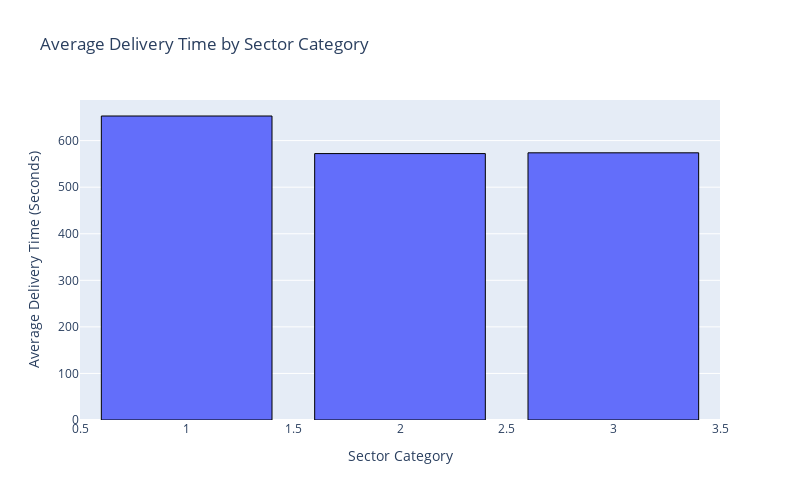

The notebook cell saved with this chart:
### Code cell
fig = px.bar(avaerage_time_by_sector, x="sector_id", y="total_delivery_time", 
                   title="Average Delivery Time by Sector Category", 
                   labels={"sector_id": "Sector Category", "total_delivery_time": "Average Delivery Time (Seconds)"})

fig.update_traces(marker=dict(line=dict(width=1, color='Black')))
fig.update_layout(width=800, height=500)
fig.show()

### Figure 1 — Plotly figure (JSON) as saved in the notebook; plotly's stock layout.template omitted (floating-point values rounded to 4 significant figures)
{"data": [{"alignmentgroup": "True", "hovertemplate": "Sector Category=%{x}<br>Average Delivery Time (Seconds)=%{y}<extra></extra>", "legendgroup": "", "marker": {"color": "#636efa", "line": {"color": "Black", "width": 1}, "pattern": {"shape": ""}}, "name": "", "offsetgroup": "", "orientation": "v", "showlegend": false, "textposition": "auto", "type": "bar", "x": [1, 2, 3], "xaxis": "x", "y": [652.9, 572.1, 573.8], "yaxis": "y"}], "layout": {"barmode": "relative", "height": 500, "legend": {"tracegroupgap": 0}, "title": {"text": "Average Delivery Time by Sector Category"}, "width": 800, "xaxis": {"anchor": "y", "domain": [0, 1], "title": {"text": "Sector Category"}}, "yaxis": {"anchor": "x", "domain": [0, 1], "title": {"text": "Average Delivery Time (Seconds)"}}}}
